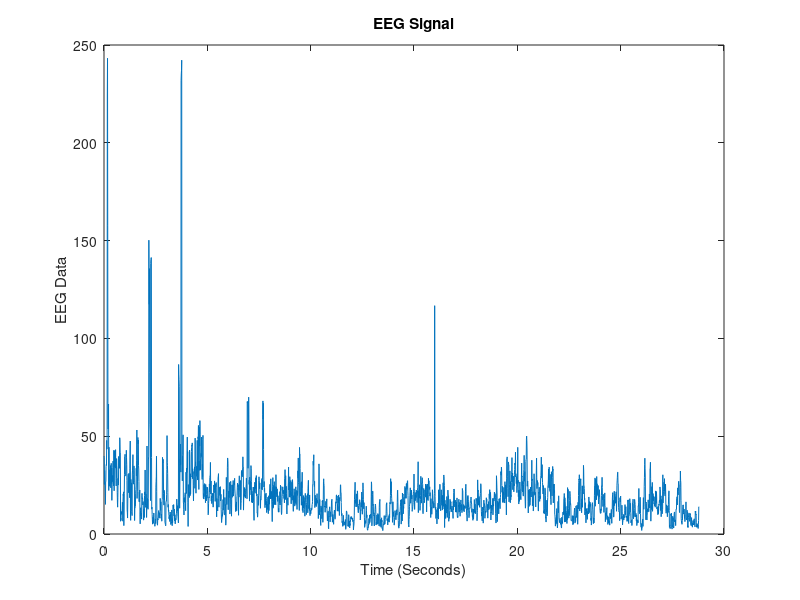
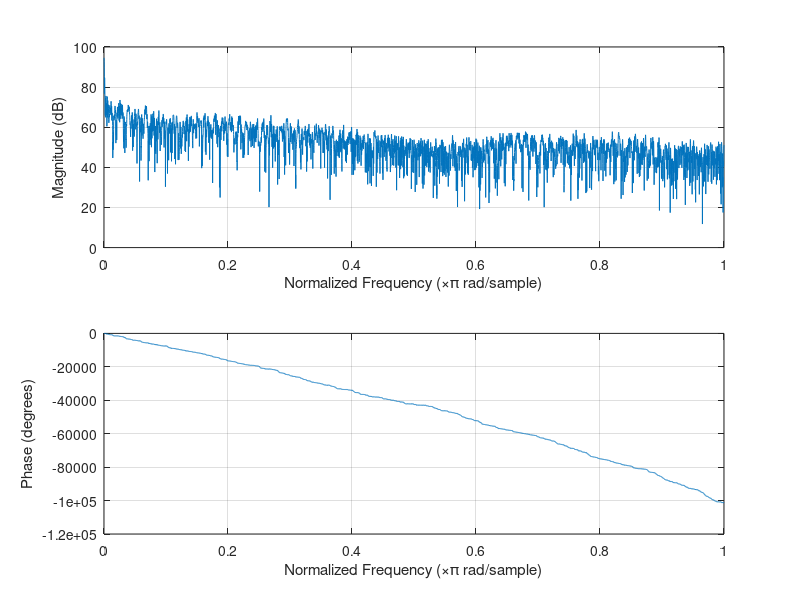

Write the MATLAB code that produced these figures, in order. (Note: this script raises an error after producing the figures.)
% eeg signal to 5 bands and applying fft to this bands 

clc
clear all
%close all
warning('off')
a = csvread('eeg_handmovement.csv');
fs = 100;
t = length(a)/fs;
t1 = 0:0.01:t-0.01;

figure;
plot(t1,a)
xlabel('Time (Seconds)');
ylabel('EEG Data');
title('EEG Signal')

% Sampling frequency
N=length(a);
 figure;
 freqz(a)  % freq V/S eeg signal 

 % EXTRACTION OF BANDS FROM EEG SIGNAL 
waveletFunction = 'db8';
                [C,L] = wavedec(a,8,waveletFunction);
       
                cD1 = detcoef(C,L,1);
                cD2 = detcoef(C,L,2);
                cD3 = detcoef(C,L,3);
                cD4 = detcoef(C,L,4);
                cD5 = detcoef(C,L,5); %GAMA
                cD6 = detcoef(C,L,6); %BETA
                cD7 = detcoef(C,L,7); %ALPHA
                cD8 = detcoef(C,L,8); %THETA
                cA8 = appcoef(C,L,waveletFunction,8); %DELTA
                D1 = wrcoef('d',C,L,waveletFunction,1);
                D2 = wrcoef('d',C,L,waveletFunction,2);
                D3 = wrcoef('d',C,L,waveletFunction,3);
                D4 = wrcoef('d',C,L,waveletFunction,4);
                D5 = wrcoef('d',C,L,waveletFunction,5); %GAMMA
                D6 = wrcoef('d',C,L,waveletFunction,6); %BETA
                D7 = wrcoef('d',C,L,waveletFunction,7); %ALPHA
                D8 = wrcoef('d',C,L,waveletFunction,8); %THETA
                A8 = wrcoef('a',C,L,waveletFunction,8); %DELTA
                
                Gamma = D5;
                 figure; subplot(5,1,1); plot(1:1:length(Gamma),Gamma);title('GAMMA');
               
                Beta = D6;
                subplot(5,1,2); plot(1:1:length(Beta), Beta); title('BETA');
                
                
                Alpha = D7;
                subplot(5,1,3); plot(1:1:length(Alpha),Alpha); title('ALPHA'); 
                
                Theta = D8;
                subplot(5,1,4); plot(1:1:length(Theta),Theta);title('THETA');
                D8 = detrend(D8,0);
                
                 Delta = A8;
                subplot(5,1,5);plot(1:1:length(Delta),Delta);title('DELTA');
 
% GAMMA FFT
a = 350;
D5 = detrend(D5,0);
xdft = fft(D5);
freq = 0:N/length(D5):a/2;
xdft = xdft(1:a/2+1);
figure;subplot(511);plot(freq,abs(xdft));title('GAMMA-FREQUENCY');
[~,I] = max(abs(xdft));
fprintf('Gamma:Maximum occurs at %3.2f Hz.\n',freq(I));

%BETA FFT
D6 = detrend(D6,0);
xdft2 = fft(D6);
freq2 = 0:N/length(D6):a/2;
xdft2 = xdft2(1:a/2+1);
% figure;
subplot(512);plot(freq2,abs(xdft2));title('BETA-FREQUENCY');
[~,I] = max(abs(xdft2));
fprintf('Beta:Maximum occurs at %3.2f Hz.\n',freq2(I));

%ALPHA FFT
D7 = detrend(D7,0);
xdft3 = fft(D7);
freq3 = 0:N/length(D7):a/2;
xdft3 = xdft3(1:a/2+1);
% figure;
subplot(513);plot(freq3,abs(xdft3));title('ALPHA-FREQUENCY');
[~,I] = max(abs(xdft3));
fprintf('Alpha:Maximum occurs at %f Hz.\n',freq3(I));
           
 %THETA FFT
 xdft4 = fft(D8);
freq4 = 0:N/length(D8):a/2;
xdft4 = xdft4(1:a/2+1);
% figure;
subplot(514);plot(freq4,abs(xdft4));title('THETA-FREQUENCY');
[~,I] = max(abs(xdft4));
fprintf('Theta:Maximum occurs at %f Hz.\n',freq4(I));

% DETLA FFT
A8 = detrend(A8,0);
xdft5 = fft(A8);
freq5 = 0:N/length(A8):a/2;
xdft5 = xdft5(1:a/2+1);
% figure;
subplot(515);plot(freq3,abs(xdft5));title('DELTA-FREQUENCY');
[~,I] = max(abs(xdft5));
fprintf('Delta:Maximum occurs at %f Hz.\n',freq5(I));